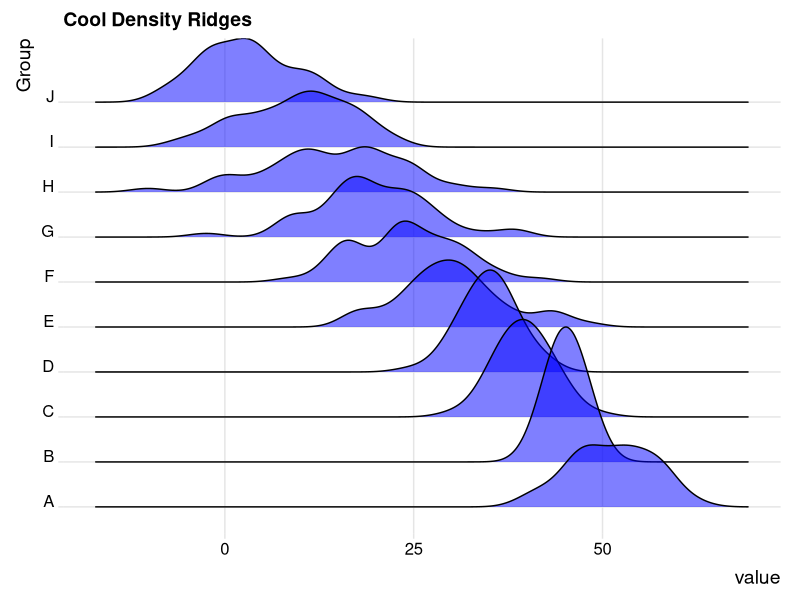

Recreate this plot in R.
#' Example of a "Ridgeline" plot via `ggridges`
#' ---------------------------
#' This is pretty cool ...
#' Should be used more often
# ---------------------------------
library(magrittr)
library(dplyr)
library(tidyr)
library(purrr)
library(ggplot2)
library(ggridges)
set.seed(101)
seq(50, 5, by = -5) %>%
  magrittr::set_names(LETTERS[1:10]) %>%
  map_df(~ rnorm(50, mean = .x, sd = runif(1, 2, 10))) %>%
  gather(key = "Group", value = "value") %>%
  ggplot(aes(x = value, y = Group)) +
    geom_density_ridges(scale = 3, fill = "blue", alpha = 0.5) +
    #scale_x_log10() +
    ggtitle("Cool Density Ridges") +
    theme_ridges() +
    NULL
